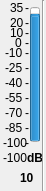
     <widget class="QWidget" name="widget_10" native="true">
      <property name="geometry">
       <rect>
        <x>360</x>
        <y>40</y>
        <width>46</width>
        <height>191</height>
       </rect>
      </property>
      <widget class="QProgressBar" name="progressBar_52">
       <property name="geometry">
        <rect>
         <x>30</x>
         <y>7</y>
         <width>10</width>
         <height>135</height>
        </rect>
       </property>
       <property name="contextMenuPolicy">
        <enum>Qt::DefaultContextMenu</enum>
       </property>
       <property name="toolTip">
        <string>Local Input 1 Meter</string>
       </property>
       <property name="statusTip">
        <string/>
       </property>
       <property name="whatsThis">
        <string/>
       </property>
       <property name="autoFillBackground">
        <bool>false</bool>
       </property>
       <property name="minimum">
        <number>-100</number>
       </property>
       <property name="maximum">
        <number>35</number>
       </property>
       <property name="value">
        <number>24</number>
       </property>
       <property name="textVisible">
        <bool>true</bool>
       </property>
       <property name="orientation">
        <enum>Qt::Vertical</enum>
       </property>
       <property name="invertedAppearance">
        <bool>false</bool>
       </property>
       <property name="format">
        <string>%p%</string>
       </property>
      </widget>
      <widget class="QLabel" name="m0_52">
       <property name="geometry">
        <rect>
         <x>25</x>
         <y>0</y>
         <width>16</width>
         <height>16</height>
        </rect>
       </property>
       <property name="text">
        <string>-</string>
       </property>
      </widget>
      <widget class="QLabel" name="t35_52">
       <property name="geometry">
        <rect>
         <x>10</x>
         <y>0</y>
         <width>16</width>
         <height>16</height>
        </rect>
       </property>
       <property name="text">
        <string>35</string>
       </property>
      </widget>
      <widget class="QLabel" name="tn100_52">
       <property name="geometry">
        <rect>
         <x>3</x>
         <y>135</y>
         <width>31</width>
         <height>16</height>
        </rect>
       </property>
       <property name="text">
        <string>-100</string>
       </property>
      </widget>
      <widget class="QLabel" name="m15_52">
       <property name="geometry">
        <rect>
         <x>25</x>
         <y>15</y>
         <width>16</width>
         <height>16</height>
        </rect>
       </property>
       <property name="text">
        <string>-</string>
       </property>
      </widget>
      <widget class="QLabel" name="m25_52">
       <property name="geometry">
        <rect>
         <x>25</x>
         <y>25</y>
         <width>16</width>
         <height>16</height>
        </rect>
       </property>
       <property name="text">
        <string>-</string>
       </property>
      </widget>
      <widget class="QLabel" name="m90_52">
       <property name="geometry">
        <rect>
         <x>25</x>
         <y>90</y>
         <width>16</width>
         <height>16</height>
        </rect>
       </property>
       <property name="text">
        <string>-</string>
       </property>
      </widget>
      <widget class="QLabel" name="m105_52">
       <property name="geometry">
        <rect>
         <x>25</x>
         <y>105</y>
         <width>16</width>
         <height>16</height>
        </rect>
       </property>
       <property name="text">
        <string>-</string>
       </property>
      </widget>
      <widget class="QLabel" name="m120_52">
       <property name="geometry">
        <rect>
         <x>25</x>
         <y>120</y>
         <width>16</width>
         <height>16</height>
        </rect>
       </property>
       <property name="text">
        <string>-</string>
       </property>
      </widget>
      <widget class="QLabel" name="m135_52">
       <property name="geometry">
        <rect>
         <x>25</x>
         <y>135</y>
         <width>16</width>
         <height>16</height>
        </rect>
       </property>
       <property name="text">
        <string>-</string>
       </property>
      </widget>
      <widget class="QLabel" name="m45_52">
       <property name="geometry">
        <rect>
         <x>25</x>
         <y>45</y>
         <width>16</width>
         <height>16</height>
        </rect>
       </property>
       <property name="text">
        <string>-</string>
       </property>
      </widget>
      <widget class="QLabel" name="m60_52">
       <property name="geometry">
        <rect>
         <x>25</x>
         <y>60</y>
         <width>16</width>
         <height>16</height>
        </rect>
       </property>
       <property name="text">
        <string>-</string>
       </property>
      </widget>
      <widget class="QLabel" name="m75_52">
       <property name="geometry">
        <rect>
         <x>25</x>
         <y>75</y>
         <width>16</width>
         <height>16</height>
        </rect>
       </property>
       <property name="text">
        <string>-</string>
       </property>
      </widget>
      <widget class="QLabel" name="t20_52">
       <property name="geometry">
        <rect>
         <x>10</x>
         <y>15</y>
         <width>16</width>
         <height>16</height>
        </rect>
       </property>
       <property name="text">
        <string>20</string>
       </property>
      </widget>
      <widget class="QLabel" name="t5_52">
       <property name="geometry">
        <rect>
         <x>10</x>
         <y>25</y>
         <width>16</width>
         <height>16</height>
        </rect>
       </property>
       <property name="text">
        <string>10</string>
       </property>
      </widget>
      <widget class="QLabel" name="tn10_52">
       <property name="geometry">
        <rect>
         <x>5</x>
         <y>45</y>
         <width>21</width>
         <height>16</height>
        </rect>
       </property>
       <property name="text">
        <string>-10</string>
       </property>
      </widget>
      <widget class="QLabel" name="tn25_52">
       <property name="geometry">
        <rect>
         <x>5</x>
         <y>60</y>
         <width>21</width>
         <height>16</height>
        </rect>
       </property>
       <property name="text">
        <string>-25</string>
       </property>
      </widget>
      <widget class="QLabel" name="tn40_52">
       <property name="geometry">
        <rect>
         <x>5</x>
         <y>75</y>
         <width>21</width>
         <height>16</height>
        </rect>
       </property>
       <property name="text">
        <string>-40</string>
       </property>
      </widget>
      <widget class="QLabel" name="tn55_52">
       <property name="geometry">
        <rect>
         <x>5</x>
         <y>90</y>
         <width>21</width>
         <height>16</height>
        </rect>
       </property>
       <property name="text">
        <string>-55</string>
       </property>
      </widget>
      <widget class="QLabel" name="tn70_52">
       <property name="geometry">
        <rect>
         <x>5</x>
         <y>105</y>
         <width>21</width>
         <height>16</height>
        </rect>
       </property>
       <property name="text">
        <string>-70</string>
       </property>
      </widget>
      <widget class="QLabel" name="tn85_52">
       <property name="geometry">
        <rect>
         <x>5</x>
         <y>120</y>
         <width>21</width>
         <height>16</height>
        </rect>
       </property>
       <property name="text">
        <string>-85</string>
       </property>
      </widget>
      <widget class="QLabel" name="m35_52">
       <property name="geometry">
        <rect>
         <x>25</x>
         <y>35</y>
         <width>16</width>
         <height>16</height>
        </rect>
       </property>
       <property name="text">
        <string>-</string>
       </property>
      </widget>
      <widget class="QLabel" name="t0_52">
       <property name="geometry">
        <rect>
         <x>15</x>
         <y>35</y>
         <width>16</width>
         <height>16</height>
        </rect>
       </property>
       <property name="text">
        <string>0</string>
       </property>
      </widget>
      <widget class="QLabel" name="value_52">
       <property name="geometry">
        <rect>
         <x>3</x>
         <y>150</y>
         <width>31</width>
         <height>16</height>
        </rect>
       </property>
       <property name="autoFillBackground">
        <bool>false</bool>
       </property>
       <property name="frameShadow">
        <enum>QFrame::Plain</enum>
       </property>
       <property name="text">
        <string>-100</string>
       </property>
      </widget>
      <widget class="QLabel" name="dB_52">
       <property name="geometry">
        <rect>
         <x>27</x>
         <y>150</y>
         <width>16</width>
         <height>16</height>
        </rect>
       </property>
       <property name="font">
        <font>
         <weight>75</weight>
         <bold>true</bold>
        </font>
       </property>
       <property name="text">
        <string>dB</string>
       </property>
      </widget>
      <widget class="QLabel" name="number_52">
       <property name="geometry">
        <rect>
         <x>20</x>
         <y>170</y>
         <width>16</width>
         <height>16</height>
        </rect>
       </property>
       <property name="font">
        <font>
         <weight>75</weight>
         <bold>true</bold>
        </font>
       </property>
       <property name="text">
        <string>10</string>
       </property>
      </widget>
      <widget class="Line" name="line_52">
       <property name="geometry">
        <rect>
         <x>35</x>
         <y>0</y>
         <width>16</width>
         <height>191</height>
        </rect>
       </property>
       <property name="orientation">
        <enum>Qt::Vertical</enum>
       </property>
      </widget>
     </widget>
